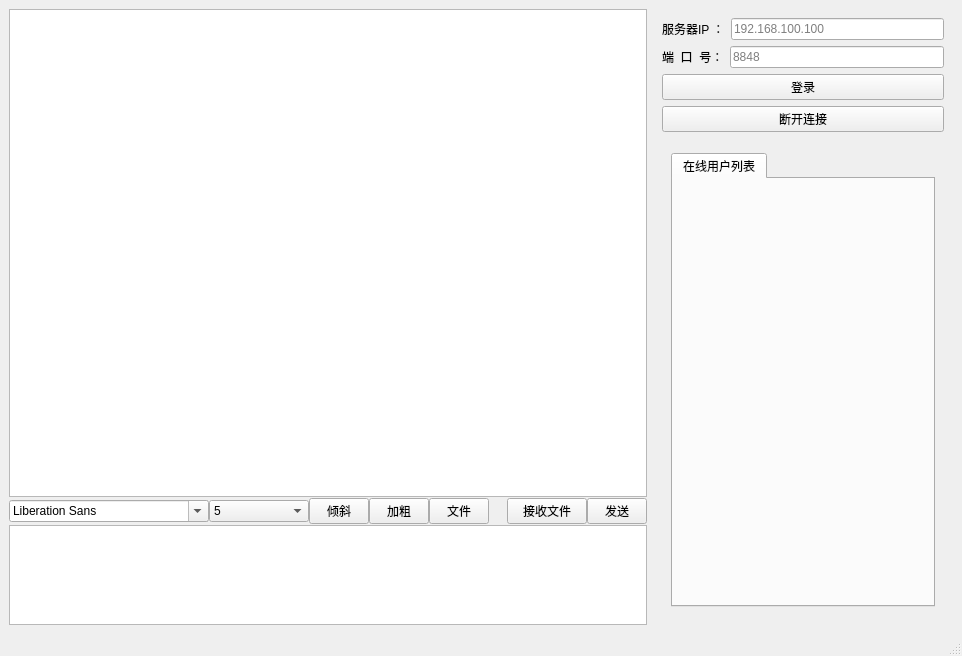
<?xml version="1.0" encoding="UTF-8"?>
<ui version="4.0">
 <class>MainWindow</class>
 <widget class="QMainWindow" name="MainWindow">
  <property name="geometry">
   <rect>
    <x>0</x>
    <y>0</y>
    <width>962</width>
    <height>656</height>
   </rect>
  </property>
  <property name="minimumSize">
   <size>
    <width>0</width>
    <height>0</height>
   </size>
  </property>
  <property name="maximumSize">
   <size>
    <width>16777215</width>
    <height>16777215</height>
   </size>
  </property>
  <property name="windowTitle">
   <string>聊天客户端</string>
  </property>
  <widget class="QWidget" name="centralwidget">
   <layout class="QHBoxLayout" name="horizontalLayout_6">
    <item>
     <widget class="QWidget" name="widget_4" native="true">
      <layout class="QHBoxLayout" name="horizontalLayout_3">
       <property name="leftMargin">
        <number>0</number>
       </property>
       <property name="topMargin">
        <number>0</number>
       </property>
       <property name="rightMargin">
        <number>0</number>
       </property>
       <property name="bottomMargin">
        <number>0</number>
       </property>
       <item>
        <widget class="QWidget" name="widget" native="true">
         <property name="minimumSize">
          <size>
           <width>0</width>
           <height>0</height>
          </size>
         </property>
         <property name="maximumSize">
          <size>
           <width>16777215</width>
           <height>16777215</height>
          </size>
         </property>
         <layout class="QVBoxLayout" name="verticalLayout">
          <property name="spacing">
           <number>1</number>
          </property>
          <property name="leftMargin">
           <number>0</number>
          </property>
          <property name="topMargin">
           <number>0</number>
          </property>
          <property name="rightMargin">
           <number>0</number>
          </property>
          <property name="bottomMargin">
           <number>0</number>
          </property>
          <item>
           <widget class="QTextBrowser" name="liaotiankuang">
            <property name="minimumSize">
             <size>
              <width>0</width>
              <height>0</height>
             </size>
            </property>
           </widget>
          </item>
          <item>
           <widget class="QWidget" name="widget_2" native="true">
            <property name="minimumSize">
             <size>
              <width>0</width>
              <height>0</height>
             </size>
            </property>
            <property name="maximumSize">
             <size>
              <width>16777215</width>
              <height>16777215</height>
             </size>
            </property>
            <property name="layoutDirection">
             <enum>Qt::LayoutDirection::LeftToRight</enum>
            </property>
            <layout class="QHBoxLayout" name="horizontalLayout">
             <property name="spacing">
              <number>0</number>
             </property>
             <property name="leftMargin">
              <number>0</number>
             </property>
             <property name="topMargin">
              <number>0</number>
             </property>
             <property name="rightMargin">
              <number>0</number>
             </property>
             <property name="bottomMargin">
              <number>0</number>
             </property>
             <item>
              <widget class="QFontComboBox" name="ziti">
               <property name="minimumSize">
                <size>
                 <width>200</width>
                 <height>0</height>
                </size>
               </property>
               <property name="maximumSize">
                <size>
                 <width>200</width>
                 <height>16777215</height>
                </size>
               </property>
              </widget>
             </item>
             <item>
              <widget class="QComboBox" name="zitidaxiao">
               <property name="minimumSize">
                <size>
                 <width>100</width>
                 <height>0</height>
                </size>
               </property>
               <property name="maximumSize">
                <size>
                 <width>100</width>
                 <height>16777215</height>
                </size>
               </property>
               <item>
                <property name="text">
                 <string>5</string>
                </property>
               </item>
               <item>
                <property name="text">
                 <string>9</string>
                </property>
               </item>
               <item>
                <property name="text">
                 <string>12</string>
                </property>
               </item>
               <item>
                <property name="text">
                 <string>16</string>
                </property>
               </item>
               <item>
                <property name="text">
                 <string>18</string>
                </property>
               </item>
               <item>
                <property name="text">
                 <string>22</string>
                </property>
               </item>
               <item>
                <property name="text">
                 <string>28</string>
                </property>
               </item>
               <item>
                <property name="text">
                 <string>32</string>
                </property>
               </item>
              </widget>
             </item>
             <item>
              <widget class="QPushButton" name="qingxie">
               <property name="minimumSize">
                <size>
                 <width>60</width>
                 <height>0</height>
                </size>
               </property>
               <property name="maximumSize">
                <size>
                 <width>60</width>
                 <height>16777215</height>
                </size>
               </property>
               <property name="toolTip">
                <string>倾斜文字</string>
               </property>
               <property name="text">
                <string>倾斜</string>
               </property>
               <property name="checkable">
                <bool>true</bool>
               </property>
              </widget>
             </item>
             <item>
              <widget class="QPushButton" name="jiachu">
               <property name="minimumSize">
                <size>
                 <width>60</width>
                 <height>0</height>
                </size>
               </property>
               <property name="maximumSize">
                <size>
                 <width>60</width>
                 <height>16777215</height>
                </size>
               </property>
               <property name="toolTip">
                <string>加粗文字</string>
               </property>
               <property name="text">
                <string>加粗</string>
               </property>
               <property name="checkable">
                <bool>true</bool>
               </property>
              </widget>
             </item>
             <item>
              <widget class="QPushButton" name="wenjian">
               <property name="minimumSize">
                <size>
                 <width>60</width>
                 <height>0</height>
                </size>
               </property>
               <property name="maximumSize">
                <size>
                 <width>60</width>
                 <height>16777215</height>
                </size>
               </property>
               <property name="toolTip">
                <string>发送文件</string>
               </property>
               <property name="text">
                <string>文件</string>
               </property>
              </widget>
             </item>
             <item>
              <spacer name="horizontalSpacer">
               <property name="orientation">
                <enum>Qt::Orientation::Horizontal</enum>
               </property>
               <property name="sizeHint" stdset="0">
                <size>
                 <width>40</width>
                 <height>20</height>
                </size>
               </property>
              </spacer>
             </item>
             <item>
              <widget class="QPushButton" name="jieshouwenjian">
               <property name="text">
                <string>接收文件</string>
               </property>
              </widget>
             </item>
             <item>
              <widget class="QPushButton" name="fasong">
               <property name="minimumSize">
                <size>
                 <width>60</width>
                 <height>0</height>
                </size>
               </property>
               <property name="maximumSize">
                <size>
                 <width>60</width>
                 <height>16777215</height>
                </size>
               </property>
               <property name="toolTip">
                <string>发送消息</string>
               </property>
               <property name="text">
                <string>发送</string>
               </property>
              </widget>
             </item>
            </layout>
           </widget>
          </item>
          <item>
           <widget class="QTextEdit" name="shuruxiaoxi">
            <property name="minimumSize">
             <size>
              <width>0</width>
              <height>0</height>
             </size>
            </property>
            <property name="maximumSize">
             <size>
              <width>16777215</width>
              <height>100</height>
             </size>
            </property>
           </widget>
          </item>
         </layout>
        </widget>
       </item>
      </layout>
     </widget>
    </item>
    <item>
     <widget class="QWidget" name="widget_9" native="true">
      <property name="minimumSize">
       <size>
        <width>300</width>
        <height>0</height>
       </size>
      </property>
      <property name="maximumSize">
       <size>
        <width>300</width>
        <height>16777215</height>
       </size>
      </property>
      <layout class="QVBoxLayout" name="verticalLayout_4">
       <item>
        <widget class="QWidget" name="widget_3" native="true">
         <property name="minimumSize">
          <size>
           <width>0</width>
           <height>0</height>
          </size>
         </property>
         <property name="maximumSize">
          <size>
           <width>16777215</width>
           <height>150</height>
          </size>
         </property>
         <layout class="QVBoxLayout" name="verticalLayout_2">
          <property name="leftMargin">
           <number>0</number>
          </property>
          <property name="topMargin">
           <number>0</number>
          </property>
          <property name="rightMargin">
           <number>0</number>
          </property>
          <property name="bottomMargin">
           <number>0</number>
          </property>
          <item>
           <widget class="QWidget" name="widget_5" native="true">
            <layout class="QHBoxLayout" name="horizontalLayout_2">
             <property name="leftMargin">
              <number>0</number>
             </property>
             <property name="topMargin">
              <number>0</number>
             </property>
             <property name="rightMargin">
              <number>0</number>
             </property>
             <property name="bottomMargin">
              <number>0</number>
             </property>
             <item>
              <widget class="QLabel" name="label">
               <property name="maximumSize">
                <size>
                 <width>16777215</width>
                 <height>30</height>
                </size>
               </property>
               <property name="text">
                <string>服务器IP ：</string>
               </property>
              </widget>
             </item>
             <item>
              <widget class="QLineEdit" name="IPshuru">
               <property name="toolTip">
                <string>&lt;html&gt;&lt;head/&gt;&lt;body&gt;&lt;p&gt;请输入服务器 IP 地址&lt;/p&gt;&lt;/body&gt;&lt;/html&gt;</string>
               </property>
               <property name="placeholderText">
                <string notr="true">192.168.100.100</string>
               </property>
              </widget>
             </item>
            </layout>
           </widget>
          </item>
          <item>
           <widget class="QWidget" name="widget_6" native="true">
            <layout class="QHBoxLayout" name="horizontalLayout_4">
             <property name="leftMargin">
              <number>0</number>
             </property>
             <property name="topMargin">
              <number>0</number>
             </property>
             <property name="rightMargin">
              <number>0</number>
             </property>
             <property name="bottomMargin">
              <number>0</number>
             </property>
             <item>
              <widget class="QLabel" name="label_2">
               <property name="maximumSize">
                <size>
                 <width>16777215</width>
                 <height>30</height>
                </size>
               </property>
               <property name="text">
                <string>端  口  号：</string>
               </property>
              </widget>
             </item>
             <item>
              <widget class="QLineEdit" name="DuanKoushuru">
               <property name="toolTip">
                <string>&lt;html&gt;&lt;head/&gt;&lt;body&gt;&lt;p&gt;请输入服务器端口号&lt;/p&gt;&lt;/body&gt;&lt;/html&gt;</string>
               </property>
               <property name="inputMethodHints">
                <set>Qt::InputMethodHint::ImhNone</set>
               </property>
               <property name="placeholderText">
                <string notr="true">8848</string>
               </property>
              </widget>
             </item>
            </layout>
           </widget>
          </item>
          <item>
           <widget class="QPushButton" name="lianjieanniu">
            <property name="text">
             <string>登录</string>
            </property>
           </widget>
          </item>
          <item>
           <widget class="QPushButton" name="duankailianjie">
            <property name="text">
             <string>断开连接</string>
            </property>
           </widget>
          </item>
          <item>
           <widget class="QWidget" name="widget_7" native="true">
            <layout class="QHBoxLayout" name="horizontalLayout_5">
             <property name="leftMargin">
              <number>0</number>
             </property>
             <property name="topMargin">
              <number>0</number>
             </property>
             <property name="rightMargin">
              <number>0</number>
             </property>
             <property name="bottomMargin">
              <number>0</number>
             </property>
            </layout>
           </widget>
          </item>
         </layout>
        </widget>
       </item>
       <item>
        <widget class="QWidget" name="widget_8" native="true">
         <property name="minimumSize">
          <size>
           <width>0</width>
           <height>0</height>
          </size>
         </property>
         <layout class="QVBoxLayout" name="verticalLayout_3">
          <item>
           <widget class="QTabWidget" name="tabWidget">
            <property name="minimumSize">
             <size>
              <width>0</width>
              <height>400</height>
             </size>
            </property>
            <property name="styleSheet">
             <string notr="true"/>
            </property>
            <property name="currentIndex">
             <number>0</number>
            </property>
            <widget class="QWidget" name="tab">
             <attribute name="title">
              <string>在线用户列表</string>
             </attribute>
            </widget>
           </widget>
          </item>
         </layout>
        </widget>
       </item>
      </layout>
     </widget>
    </item>
   </layout>
  </widget>
  <widget class="QMenuBar" name="menubar">
   <property name="geometry">
    <rect>
     <x>0</x>
     <y>0</y>
     <width>962</width>
     <height>25</height>
    </rect>
   </property>
  </widget>
  <widget class="QStatusBar" name="statusbar"/>
 </widget>
 <resources/>
 <connections/>
</ui>
